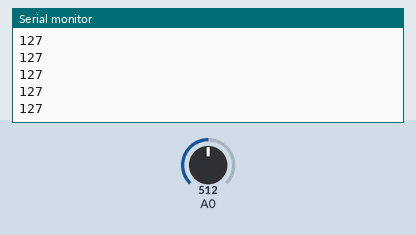
The sketch below on a simulated Arduino Uno, built with avr-gcc and run on an emulated ATmega328P. Parts: the last lines printed to the serial monitor. The inputs (shaded band) are chosen by the test bench; at power-on: A0 = 512. No radio packets arrive unless stated.

Above: at 1.2 s.
1.3 s: A0 set to 716
At 2.2 s:
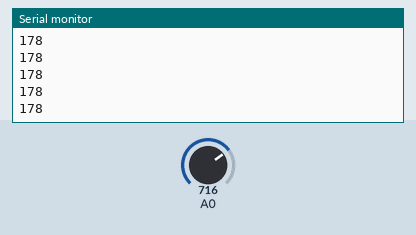
2.8 s: A0 set to 900
At 3.7 s:
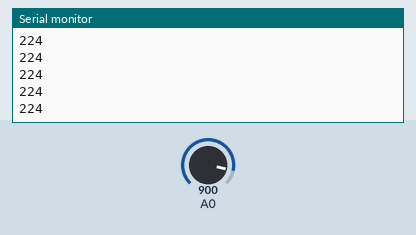
Timing chart, 0 to 5.8 s (numbered marks = the images above; inputs shaded):
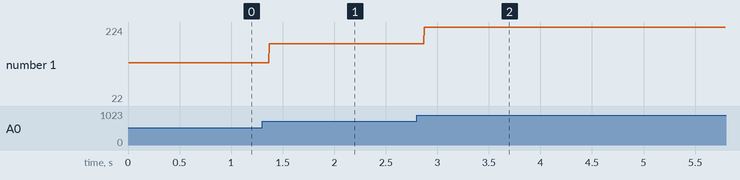

Measured:
- after the input at 1.3 s, the serial monitor: prints a new line after 0.07 s (image 1)
- after the input at 2.8 s, the serial monitor: prints a new line after 0.07 s (image 2)
- plotted number 1: 127 → 178 after the input at 1.3 s, 178 → 22 after the input at 2.8 s

The sketch:

quad_tx.ino
```cpp
//Sketch to transmit the value of the joystick to control the rotor speed of the quad
//Arduino pinouts

//07 - NRF24L01+ CE
//08 - NRF24L01+ CSN
//11 - NRF24L01+ MOSI
//12 - NRF24L01+ MISO
//13 - NRF24L01+ SCK
//A0 - Joystick Y

#include <SPI.h>
#include <RF24.h>


int packet[1];
RF24 radio(7,8); // CE and CSN pins respectively on the Arduino

const byte address[6] = "00001";

void setup() {
  Serial.begin(9600);
  radio.begin();
  radio.setPayloadSize(32);
  radio.openWritingPipe(address);
  radio.setPALevel(RF24_PA_MAX);
  radio.setDataRate(RF24_250KBPS);
  radio.stopListening();
}

void loop() {
  int potValue0 = analogRead(A0);
  packet[0] = map(potValue0, 0, 1023, 0, 255);
  radio.write(&packet, sizeof(packet));
  Serial.println(packet[0]);
}
```
